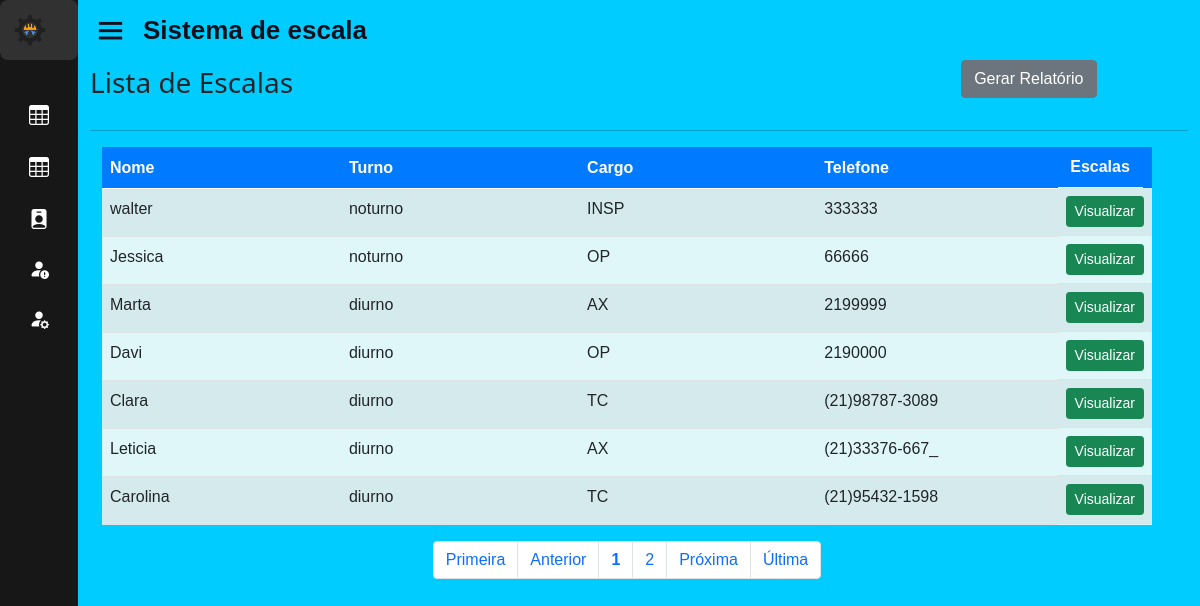
The page /home.php?page=escala (signed in) on the database as committed earlier.
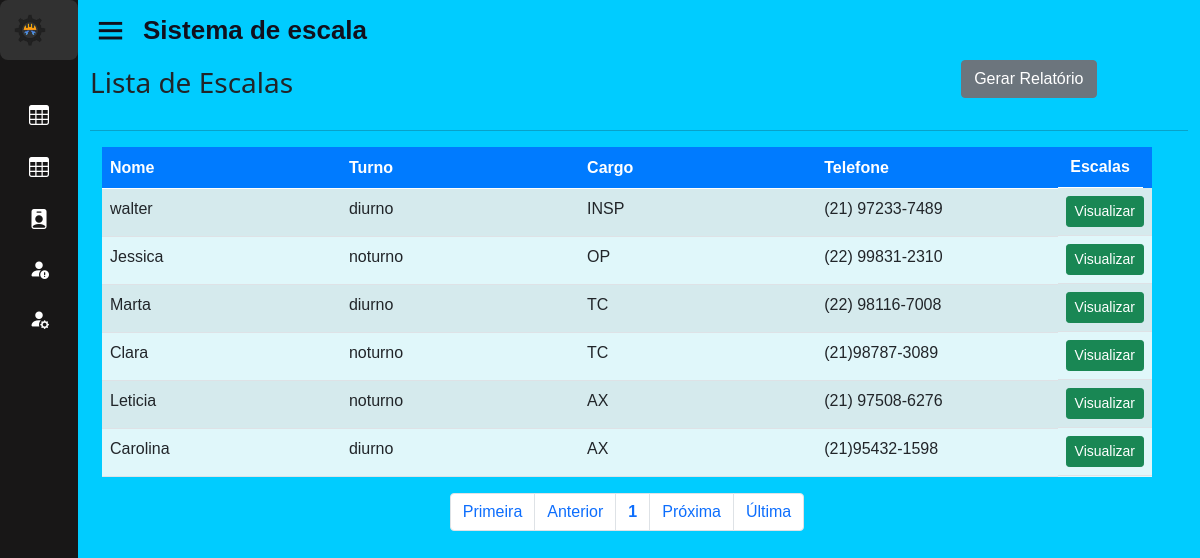
The same page on the database as committed later.
### tables this page shows
CREATE TABLE IF NOT EXISTS `endereco` (
  `id_end` int(11) NOT NULL AUTO_INCREMENT,
  `rua_end` varchar(50) DEFAULT NULL,
  `num_end` varchar(10) DEFAULT NULL,
  `compl_end` varchar(50) DEFAULT NULL,
  `cep_end` varchar(50) DEFAULT NULL,
  `bairro_end` varchar(50) DEFAULT NULL,
  `cidade_end` varchar(50) DEFAULT NULL,
  `estado_end` varchar(50) DEFAULT NULL,
  `id_func` int(11) DEFAULT NULL,
  PRIMARY KEY (`id_end`) USING BTREE,
  KEY `endereco_ibfk_1` (`id_func`) USING BTREE,
  CONSTRAINT `endereco_ibfk_1` FOREIGN KEY (`id_func`) REFERENCES `funcionario` (`id_func`) ON DELETE CASCADE ON UPDATE CASCADE
);

CREATE TABLE IF NOT EXISTS `funcionario` (
  `id_func` int(11) NOT NULL AUTO_INCREMENT,
  `nome_func` varchar(50) NOT NULL,
  `cargo_func` varchar(50) DEFAULT NULL,
  `turno` varchar(50) DEFAULT NULL,
  `telefone_func` varchar(50) NOT NULL,
  `sexo_func` varchar(50) NOT NULL,
  `email_func` varchar(50) NOT NULL,
  `id_st` int(11) DEFAULT NULL,
  PRIMARY KEY (`id_func`) USING BTREE,
  KEY `FK_funcionario_setor` (`id_st`),
  CONSTRAINT `FK_funcionario_setor` FOREIGN KEY (`id_st`) REFERENCES `setor` (`id_st`) ON DELETE CASCADE ON UPDATE CASCADE
);

### sis/escalas/escala.php (the view, shortened to what this page needs)
<div id="list" class="container-fluid">
    <div class="table-responsive col-md-12">
        <div class="d-flex justify-content-between align-items-center col-md-11">
            <h3>Lista de Escalas</h3>
            <a href="./relatorio/par_sup_adm.php" target="_blank" class="btn btn-secondary mb-3">Gerar Relatório</a>
        </div>
        <hr>
        <?php
        $con = mysqli_connect('localhost', 'root', '', 'sisescala');
        $quantidade = 10;
        $pagina = (isset($_GET['pagina'])) ? (int)$_GET['pagina'] : 1;
        $inicio = ($quantidade * $pagina) - $quantidade;
        $data = mysqli_query($con, "SELECT * FROM funcionario INNER JOIN endereco ON funcionario.id_func = endereco.id_func limit $inicio, $quantidade; ");
        if ($data && mysqli_num_rows($data) > 0) {
            echo '<div class="container">';
            echo '<div class="row">';
            echo '<div class="col-md-12">';
            echo '<table class="table table-striped" style="background-color: #e0f7fa;">';
            echo '<thead style="background-color: #007bff; color: white;">';
            echo '<tr>';
            echo '<th style="width: 25%;"><strong>Nome</strong></th>';
            echo '<th style="width: 25%;"><strong>Turno</strong></th>';
            echo '<th style="width: 25%;"><strong>Cargo</strong></th>';
            echo '<th style="width: 25%;"><strong>Telefone</strong></th>';
            echo '<th class="actions d-flex justify-content-center" style="width: 90%;"><strong>Escalas</strong></th>';
            echo '</tr>';
            echo '</thead><tbody>';
            while ($info = mysqli_fetch_array($data)) {
                echo '<tr>';
                echo '<td>' . $info['nome_func'] . '</td>';
                echo '<td>' . $info['turno'] . '</td>';
                echo '<td>' . $info['cargo_func'] . '</td>';
                echo '<td>' . $info['telefone_func'] . '</td>';
                echo '<td class="actions btn-group-sm d-flex justify-content-center">';
                echo '<a class="btn btn-success btn-xs" href="?page=view_escala&id_func=' . $info['id_func'] . '">Visualizar</a>';
                echo '</td>';
                echo '</tr>';
            }
            echo '</tbody>';
            echo '</table>';
            echo '</div>';
            echo '</div>';
            echo '</div>';
        } else {
            echo '<div class="alert alert-warning">Nenhum funcionário encontrado.</div>';
        }
        ?>
    </div>
    <div id="bottom" class="row">
        <div class="col-md-12 d-flex justify-content-center">
            <?php
            $sqlTotal         = "select id_func from funcionario;";
            $qrTotal          = mysqli_query($con, $sqlTotal);
            $numTotal         = mysqli_num_rows($qrTotal);
            $totalpagina = (ceil($numTotal / $quantidade) <= 0) ? 1 : ceil($numTotal / $quantidade);
            $exibir = 3;
            $anterior = (($pagina - 1) <= 0) ? 1 : $pagina - 1;
            $posterior = (($pagina + 1) >= $totalpagina) ? $totalpagina : $pagina + 1;
            echo "<ul class='pagination'>";
            echo "<li class='page-item'><a class='page-link' href='?page=escala&pagina=1'> Primeira</a></li> ";
            echo "<li class='page-item'><a class='page-link' href=\"?page=escala&pagina=$anterior\"> Anterior</a></li> ";
            echo "<li class='page-item'><a class='page-link' href='?page=escala&pagina=" . $pagina . "'><strong>" . $pagina . "</strong></a></li> ";
            for ($i = $pagina + 1; $i < $pagina + $exibir; $i++) {
                if ($i <= $totalpagina)
                    echo "<li class='page-item'><a class='page-link' href='?page=escala&pagina=" . $i . "'> " . $i . " </a></li> ";
            }
            echo "<li class='page-item'><a class='page-link' href=\"?page=escala&pagina=$posterior\"> Pr&oacute;xima</a></li> ";
            echo "<li class='page-item'><a class='page-link' href=\"?page=escala&pagina=$totalpagina\"> &Uacute;ltima</a></li></ul>";
            ?>
        </div>
    </div>
</div>

### home.php (shortened to what this page needs)
<!DOCTYPE html>
<html lang="en" dir="ltr">
<head>
  <link rel="stylesheet" href="./css/style.css">
  <link rel="stylesheet" href="https://cdnjs.cloudflare.com/ajax/libs/font-awesome/6.4.0/css/all.min.css" />
  <link href='https://unpkg.com/boxicons@2.0.7/css/boxicons.min.css' rel='stylesheet'>
  <link href="https://cdn.jsdelivr.net/npm/bootstrap@5.0.2/dist/css/bootstrap.min.css" rel="stylesheet">
  <link rel="stylesheet" href="https://cdn.jsdelivr.net/npm/bootstrap-icons@1.11.3/font/bootstrap-icons.min.css">
</head>
<body>
  <div class="sidebar close">
    <?php
      if (isset($_SESSION['UsuarioNivel'])) {
        switch($_SESSION['UsuarioNivel']){
          case 3: include "base/sidebar3.php"; break;
        }
      }
    ?>
  </div>
  <section class="home-section">
    <div class="home-content">
      <i class='bx bx-menu'></i>
      <span class="text">Sistema de escala</span>
    </div>
    <?php
      include "base/ch_pages.php";
    ?>
  </section>
</body>
</html>

### base/sidebar3.php (shortened to what this page needs)
    <div class="logo-details">
    <img src="assets/logo-transparente.png" alt="Logo da Empresa" class="company-logo">
</div>
<ul class="nav-links">
  <li>
    <a href="?page=escala">
      <i class="bi bi-table"></i>
    </a>
  </li>
  <li>
    <a href="?page=gera">
      <i class="bi bi-table"></i>
    </a>
  </li>
  <li>
    <a href="?page=lista_func">
      <i class="bi bi-person-badge-fill"></i>
    </a>
  </li>
  <li>
    <a href="?page=lista_sub">
    <i class="bi bi-person-fill-exclamation"></i>
    </a>
  </li>
  <li>
    <a href="?page=lista_usu">
      <i class="bi bi-person-fill-gear"></i>
    </a>
  </li>
</ul>

### base/ch_pages.php (shortened to what this page needs)
<?php
if (isset($_GET['page'])) {
    switch ($_GET['page']) {
        case 'escala':
            include 'sis/escalas/escala.php';
            break;
    }
}

### css/style.css (style rules this page uses)
* { margin: 0; padding: 0; box-sizing: border-box; }
p,span,a,td,tr,label { font-family: "Source Sans 3", sans-serif; font-optical-sizing: auto; font-weight:400; }
.row { width: 100%; }
.sidebar { position: fixed; top: 0; left: 0; height: 100%; width: 260px; background: rgb(24, 23, 23); z-index: 100; transition: all 0.5s ease; }
.sidebar.close { width: 78px; }
.sidebar .logo-details { height: 60px; width: 100%; display: flex; align-items: center; }
.sidebar .nav-links { height: 100%; padding: 30px 0 150px 0; overflow: auto; }
.sidebar.close .nav-links { overflow: visible; }
.sidebar .nav-links li { position: relative; list-style: none; transition: all 0.4s ease; }
.sidebar .nav-links li i { height: 50px; min-width: 78px; text-align: center; line-height: 50px; color: #fff; font-size: 20px; cursor: pointer; transition: all 0.3s ease; }
.sidebar .nav-links li a { display: flex; align-items: center; text-decoration: none; }
.home-section { position: relative; background: rgb(0, 204, 255); min-height: 100vh; left: 260px; width: calc(100% - 260px); transition: all 0.5s ease; }
.sidebar.close ~ .home-section { left: 78px; width: calc(100% - 78px); }
.home-section .home-content { height: 60px; display: flex; align-items: center; }
.home-section .home-content .bx-menu, .home-section .home-content .text { color: #11101d; font-size: 35px; }
.home-section .home-content .bx-menu { margin: 0 15px; cursor: pointer; }
.home-section .home-content .text { font-size: 26px; font-weight: 600; }
.company-logo { width: 40px; height: auto; margin-right: 10px; }
.logo-details { background-color: #313131; padding: 10px; border-radius: 8px; }

Rows that differ between the two databases and show on the page:
removed endereco: id_func.nome_func "Davi", id_func.turno "diurno", id_func.cargo_func "OP", id_func.telefone_func "2190000"
changed through a linked row, endereco "walter": id_func.turno "noturno" → "diurno"; id_func.telefone_func "333333" → "(21) 97233-7489"
changed through a linked row, endereco "Jessica": id_func.telefone_func "66666" → "(22) 99831-2310"
changed through a linked row, endereco "Marta": id_func.cargo_func "AX" → "TC"; id_func.telefone_func "2199999" → "(22) 98116-7008"
changed through a linked row, endereco "Clara": id_func.turno "diurno" → "noturno"
changed through a linked row, endereco "Leticia": id_func.turno "diurno" → "noturno"; id_func.telefone_func "(21)33376-667_" → "(21) 97508-6276"
changed through a linked row, endereco "Carolina": id_func.cargo_func "TC" → "AX"
Other text that changed with them:
list line gone: "2"
